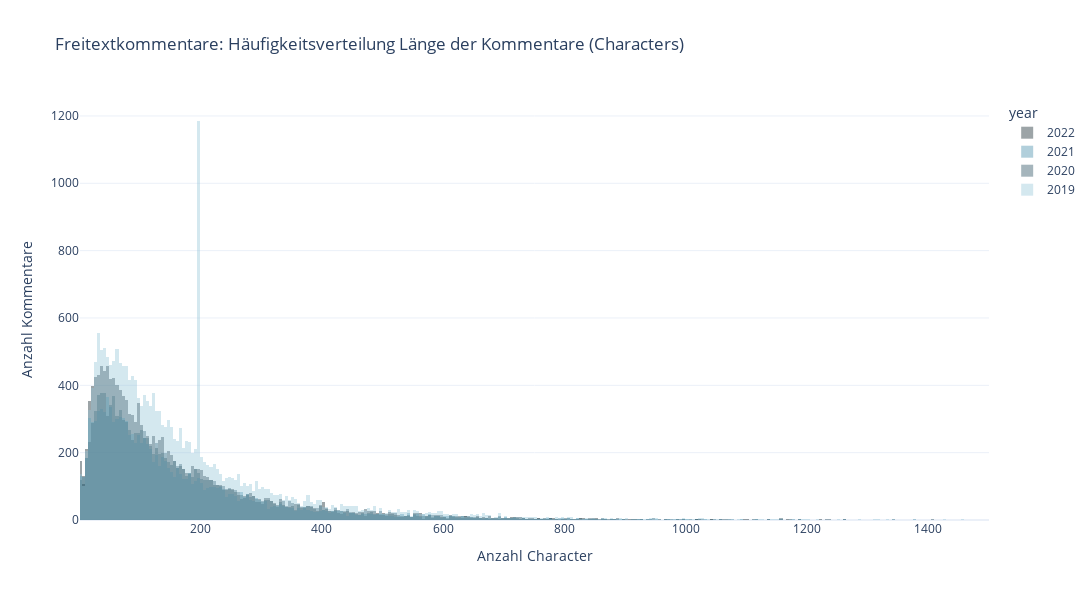

Notebook code for this chart:
### Code cell
fig = px.histogram(
    df_text,
    x="Kommentar_Character",
    range_x = [1,1500],
    title="Freitextkommentare: Häufigkeitsverteilung Länge der Kommentare (Characters)",
    color = "year",
    labels={'Kommentar_Character':'Anzahl Character'},
    color_discrete_sequence=color_discrete_sequence,
    width=1200, 
    height=600,
    template=template)
    
fig.update_layout(yaxis_title="Anzahl Kommentare")

# Overlay both histograms
fig.update_layout(barmode='overlay')

# Reduce opacity to see both histograms
fig.update_traces(opacity=0.4)

fig.show()

pio.write_image(fig,"images/fig-character-hist.svg") #save fig as svg

### Figure 1 — Plotly figure (JSON) as saved in the notebook; plotly's stock layout.template omitted (floating-point values rounded to 4 significant figures; data arrays with more than 128 entries replaced by an {"elided": "..."} marker saying what was removed)
{"data": [{"alignmentgroup": "True", "bingroup": "x", "hovertemplate": "year=2022<br>Anzahl Character=%{x}<br>count=%{y}<extra></extra>", "legendgroup": "2022", "marker": {"color": "#0B1F26", "pattern": {"shape": ""}}, "name": "2022", "offsetgroup": "2022", "opacity": 0.4, "orientation": "v", "showlegend": true, "type": "histogram", "x": {"elided": "15014 int values"}, "xaxis": "x", "yaxis": "y"}, {"alignmentgroup": "True", "bingroup": "x", "hovertemplate": "year=2021<br>Anzahl Character=%{x}<br>count=%{y}<extra></extra>", "legendgroup": "2021", "marker": {"color": "#3F89A6", "pattern": {"shape": ""}}, "name": "2021", "offsetgroup": "2021", "opacity": 0.4, "orientation": "v", "showlegend": true, "type": "histogram", "x": {"elided": "12127 int values"}, "xaxis": "x", "yaxis": "y"}, {"alignmentgroup": "True", "bingroup": "x", "hovertemplate": "year=2020<br>Anzahl Character=%{x}<br>count=%{y}<extra></extra>", "legendgroup": "2020", "marker": {"color": "#204959", "pattern": {"shape": ""}}, "name": "2020", "offsetgroup": "2020", "opacity": 0.4, "orientation": "v", "showlegend": true, "type": "histogram", "x": {"elided": "13287 int values"}, "xaxis": "x", "yaxis": "y"}, {"alignmentgroup": "True", "bingroup": "x", "hovertemplate": "year=2019<br>Anzahl Character=%{x}<br>count=%{y}<extra></extra>", "legendgroup": "2019", "marker": {"color": "#96C6D9", "pattern": {"shape": ""}}, "name": "2019", "offsetgroup": "2019", "opacity": 0.4, "orientation": "v", "showlegend": true, "type": "histogram", "x": {"elided": "20607 int values"}, "xaxis": "x", "yaxis": "y"}], "layout": {"barmode": "overlay", "height": 600, "legend": {"title": {"text": "year"}, "tracegroupgap": 0}, "title": {"text": "Freitextkommentare: Häufigkeitsverteilung Länge der Kommentare (Characters)"}, "width": 1200, "xaxis": {"anchor": "y", "domain": [0, 1], "range": [1, 1500], "title": {"text": "Anzahl Character"}}, "yaxis": {"anchor": "x", "domain": [0, 1], "title": {"text": "Anzahl Kommentare"}}}}
